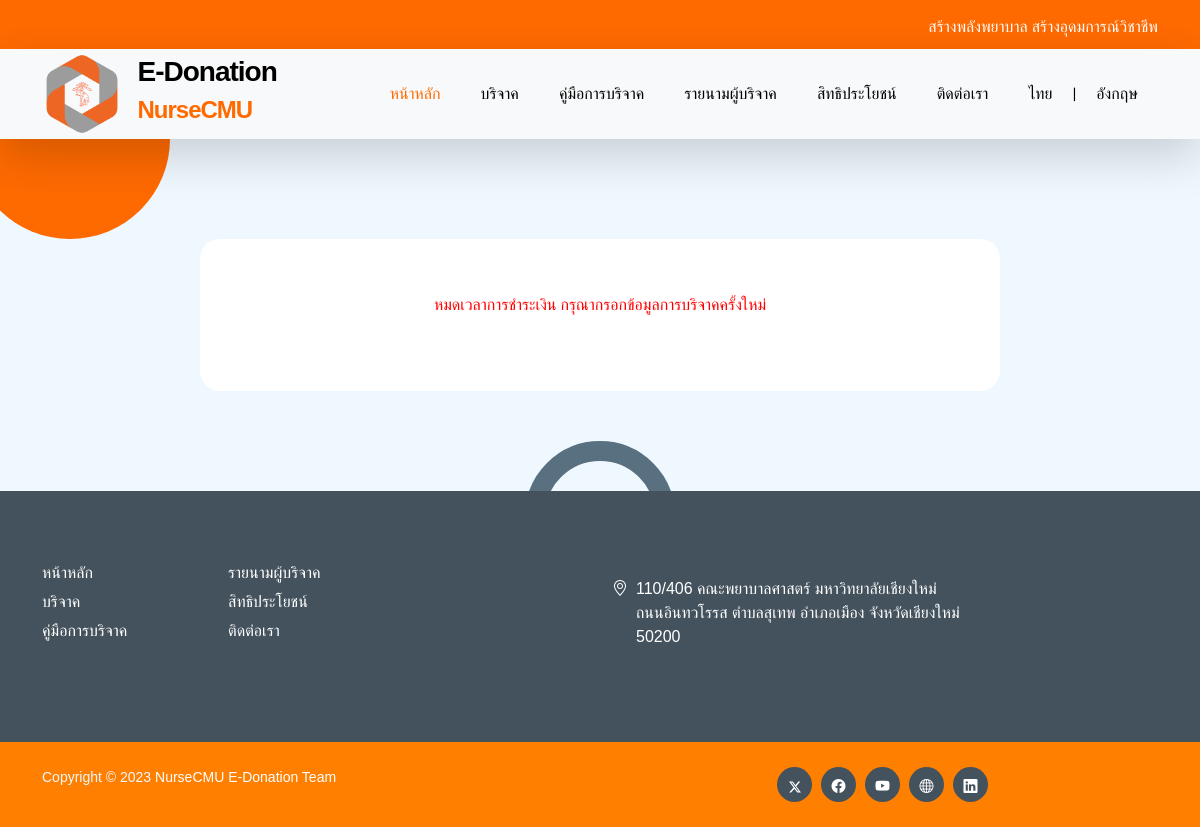
/qrgenerator.php?id=1, run on the app's committed database.
### tables this page shows
CREATE TABLE `menu_th` (
  `id` int(11) NOT NULL,
  `home` varchar(255) NOT NULL,
  `donation` varchar(255) NOT NULL,
  `donation_steps` varchar(255) NOT NULL,
  `list_of_donors` varchar(255) NOT NULL,
  `benefits` varchar(255) NOT NULL,
  `contact` varchar(255) NOT NULL,
  `obj` varchar(255) NOT NULL,
  `details_of` varchar(50) NOT NULL,
  `status_receipt` varchar(50) NOT NULL,
  `rec_email1` varchar(255) NOT NULL,
  `rec_email2` varchar(255) NOT NULL,
  `amount` varchar(255) NOT NULL,
  `name_title` varchar(255) NOT NULL,
  `donation_fullname` varchar(255) NOT NULL,
  `rec_idname` varchar(255) NOT NULL,
  `rec_tel` varchar(255) NOT NULL,
  `address` varchar(255) NOT NULL,
  `provinces` varchar(255) NOT NULL,
  `amphures` varchar(255) NOT NULL,
  `districts` varchar(255) NOT NULL,
  `submit` varchar(255) NOT NULL,
  `address_nuser` varchar(255) NOT NULL,
  `header` varchar(255) NOT NULL,
  `back` varchar(50) NOT NULL
);

### languages/th.php (called while the page is built, shortened)
<?php
require_once 'config_th/connection_l.php';
$query_menu_th = "SELECT home, donation, donation_steps, list_of_donors, benefits, contact, obj, details_of,
rec_email1, rec_email2, amount, name_title, donation_fullname, rec_idname, rec_tel,
address, provinces, amphures, districts, submit,status_receipt,address_nuser,header,back
FROM menu_th;
";
$query_details = "SELECT `edo_name`,`edo_description` FROM project_th";
try {
    $result_menu_th = $conn->query($query_menu_th);
    $menu_th = $result_menu_th->fetch(PDO::FETCH_ASSOC);
    $result_details = $conn->query($query_details);
    $details = $result_details->fetch(PDO::FETCH_ASSOC);
    $lang = array(
        "home" => $menu_th["home"],
        "donation" => $menu_th["donation"],
        "donation_steps" => $menu_th["donation_steps"],
        "list_of_donors" => $menu_th["list_of_donors"],
        "benefits" => $menu_th["benefits"],
        "contact" => $menu_th["contact"],
        "obj" => $menu_th["obj"],
        "details_of" => $menu_th["details_of"],
        "rec_email1" => $menu_th["rec_email1"],
        "rec_email2" => $menu_th["rec_email2"],
        "amount" => $menu_th["amount"],
        "name_title" => $menu_th["name_title"],
        "donation_fullname" => $menu_th["donation_fullname"],
        "rec_idname" => $menu_th["rec_idname"],
        "rec_tel" => $menu_th["rec_tel"],
        "address" => $menu_th["address"],
        "provinces" => $menu_th["provinces"],
        "amphures" => $menu_th["amphures"],
        "districts" => $menu_th["districts"],
        "submit" => $menu_th["submit"],
        "status_receipt" => $menu_th["status_receipt"],
        "address_nuser" => $menu_th["address_nuser"],
        "header" => $menu_th["header"],
        "back" => $menu_th["back"],
        "edo_name" => $details["edo_name"],
        "lang_en" => "อังกฤษ",
        "lang_th" => "ไทย"
    );
} catch (PDOException $e) {
    echo "Error: " . $e->getMessage();
}

### config_th/config_languages.php (called while the page is built, shortened)
<?php
$langFile = "languages/" . $_SESSION['lang'] . ".php";
if (file_exists($langFile)) {
    require_once $langFile;
} else {
    echo "Language file not found!";
    exit;
}

### qrgenerator.php (the view, shortened to what this page needs)
<!doctype html>
<html lang="en">
<?php require_once 'config_th/config_languages.php';
require_once 'config_th/head.php'; ?>
<body id="section_1">
    <?php require_once 'config_th/header.php';
    require_once 'config_th/nav.php'; ?>
    <main>
        <section class="cta-section section-padding section-bg">
            <div class="col-lg-8 col-12 mx-auto">
                <form class="custom-form donate-form" method="POST" action="<?php echo htmlspecialchars($_SERVER["PHP_SELF"]); ?>" role="form">
                    <?php
                    require_once 'config_th/connection.php';
                    ?>
                    <div class="container">
                        <div class="row">
                            <?php
                            $id = isset($_GET['id']) ? intval($_GET['id']) : 0;
                            $sql = "SELECT amount, rec_date_s, edo_pro_id, id, rec_time FROM receipt_2567 WHERE id = :id";
                            $stmt = $conn->prepare($sql);
                            $stmt->bindParam(':id', $id, PDO::PARAM_INT);
                            try {
                                $stmt->execute();
                                $row = $stmt->fetch(PDO::FETCH_ASSOC);
                                if ($row) {
                                    $rec_time = $row["rec_time"];
                                } else {
                                    echo "No data found.";
                                }
                            } catch (PDOException $e) {
                                echo "Error: " . $e->getMessage();
                                $amount = 0;
                            }
                            ?>
                            <div class="col-lg-12 col-12 mt-1 text-center">
                                <?php
                                if (!empty($rec_time)) {
                                    $originalTime = strtotime($rec_time);
                                    $newTime = $originalTime + 10 * 60;
                                    $newTimeFormatted = date("H:i:s", $newTime);
                                    $currentTime = time();
                                    if (strtotime($newTimeFormatted) <= $currentTime) {
                                        echo '<div style="color: red;">หมดเวลาการชำระเงิน กรุณากรอกข้อมูลการบริจาคครั้งใหม่</div>';
                                    }
                                } else {
                                    echo "ไม่มีข้อมูลเวลา.";
                                }
                                ?>
                            </div>
                        </div>
                    </div>
                    <br>
                </form>
            </div>
        </section>
    </main>
    <?php require_once('config_th/footer.php'); ?>
</body>
</html>

### config_th/header.php
<header class="site-header">
    <div class="container">
        <div class="row">
            <div class="col-lg-8 col-12 ms-auto  flex-wrap">
                <ul class="social-icon">
                    <li class="social-icon-item" style="color: white;">
                        <h7><?php echo $lang['header'] ?></h7>
                    </li>
                </ul>
            </div>
        </div>
    </div>
</header>

### config_th/nav.php (shortened to what this page needs)
<nav class="navbar navbar-expand-lg bg-light shadow-lg">
    <div class="container">
        <a class="navbar-brand" href="index?lang=<?= $_GET['lang'] ?>">
            <img src="images/logo.png" class="logo img-fluid">
            <span>
                <h4 style="margin-left: 10px;">E-Donation</h4>
                <h5 style="margin-left: 10px;">NurseCMU</h5>
            </span>
        </a>
        <div class="collapse navbar-collapse" id="navbarNav">
            <ul class="navbar-nav ms-auto">
                <li class="nav-item">
                    <a class="nav-link click-scroll" href="index?lang=<?= $_GET['lang'] ?>"><?php echo $lang['home'] ?></a>
                </li>
                <li class="nav-item">
                    <a class="nav-link click-scroll" href="index#section_2?lang=<?= $_GET['lang'] ?>"><?php echo $lang['donation'] ?></a>
                </li>
                <li class="nav-item">
                    <a class="nav-link click-scroll" href="#" data-bs-toggle="modal" data-bs-target="#staticBackdrop"><?php echo $lang['donation_steps'] ?></a>
                </li>
                <li class="nav-item">
                    <a class="nav-link click-scroll" href="invoice?lang=<?= $_GET['lang'] ?>"><?php echo $lang['list_of_donors'] ?></a>
                </li>
                <li class="nav-item">
                    <a class="nav-link " href="service?lang=<?= $_GET['lang'] ?>"><?php echo $lang['benefits'] ?></a>
                </li>
                <li class="nav-item">
                    <a class="nav-link click-scroll" href="index#section_4?lang=<?= $_GET['lang'] ?>"><?php echo $lang['contact'] ?></a>
                </li>
                <li class="nav-item">
                    <a class="nav-link click-scroll" href="index?lang=th"><?php echo $lang['lang_th'] ?></a>|<a class="nav-link click-scroll" href="index?lang=en"><?php echo $lang['lang_en'] ?></a>
                </li>
            </ul>
        </div>
    </div>
</nav>

### config_th/footer.php
<footer class="site-footer">
    <div class="container">
        <div class="row">
            <div class="col-lg-4 col-md-6 col-12 mb-4">
                <ul class="footer-menu">
                    <li class="footer-menu-item"><a href="index?lang=<?= $_GET['lang'] ?>" class="footer-menu-link"><?php echo $lang['home'] ?></a></li>
                    <li class="footer-menu-item"><a href="index#section_2?lang=<?= $_GET['lang'] ?>" class="footer-menu-link"><?php echo $lang['donation'] ?></a></li>
                    <li class="footer-menu-item"><a href="index.php#section_3" class="footer-menu-link"><?php echo $lang['donation_steps'] ?></a></li>
                    <li class="footer-menu-item"><a href="invoice?lang=<?= $_GET['lang'] ?>" class="footer-menu-link"><?php echo $lang['list_of_donors'] ?></a></li>
                    <li class="footer-menu-item"><a href="service?lang=<?= $_GET['lang'] ?>" class="footer-menu-link"><?php echo $lang['benefits'] ?></a></li>
                    <li class="footer-menu-item"><a href="index#section_4?lang=<?= $_GET['lang'] ?>" class="footer-menu-link"><?php echo $lang['contact'] ?></a></li>
                </ul>
            </div>
            <div class="col-lg-4 col-md-6 col-12 mx-auto">
                <p class="text-white d-flex mt-3">
                    <i class="bi-geo-alt me-2"></i>
                    <?php echo $lang['address_nuser'] ?>
                </p>
            </div>
        </div>
    </div>
    <div class="site-footer-bottom">
        <div class="container">
            <div class="row">
                <div class="col-lg-6 col-md-7 col-12">
                    <p class="copyright-text mb-0">Copyright © 2023 <a href="#">NurseCMU E-Donation Team </a></p>
                </div>
                <div class="col-lg-6 col-md-5 col-12 d-flex justify-content-center align-items-center mx-auto">
                    <ul class="social-icon">
                        <li class="social-icon-item">
                            <a href="https://twitter.com/nursecmu" class="social-icon-link"><svg xmlns="http://www.w3.org/2000/svg" width="12" height="12" fill="currentColor" class="bi bi-twitter-x" viewBox="0 0 16 16">
                                    <path d="M12.6.75h2.454l-5.36 6.142L16 15.25h-4.937l-3.867-5.07-4.425 5.07H.316l5.733-6.57L0 .75h5.063l3.495 4.633L12.601.75Zm-.86 13.028h1.36L4.323 2.145H2.865l8.875 11.633Z" />
                                </svg></a>
                        </li>
                        <li class="social-icon-item">
                            <a href="https://th-th.facebook.com/nursecmu/" class="social-icon-link bi-facebook"></a>
                        </li>
                        <li class="social-icon-item">
                            <a href="https://www.youtube.com/channel/UCrsvXl143w91ND6BjGn9cZw" class="social-icon-link bi-youtube"></a>
                        </li>
                        <li class="social-icon-item">
                            <a href="https://www.nurse.cmu.ac.th/web/Default.aspx" class="social-icon-link bi-globe"></a>
                        </li>
                        <li class="social-icon-item">
                            <a href="#" class="social-icon-link bi-linkedin"></a>
                        </li>
                    </ul>
                </div>
            </div>
        </div>
    </div>
</footer>

### css/templatemo-kind-heart-charity.css (style rules this page uses)
:root { --white-color: #ffffff; --primary-color: #ff6a00; --secondary-color: #ff7f00; --section-bg-color: #f0f8ff; --site-footer-bg-color: #44525d; --custom-btn-bg-color: #597081; --custom-btn-bg-hover-color: #ff6a00; --dark-color: #000000; --p-color: #000000; --border-color: #e9eaeb; --body-font-family: 'IBM Plex Sans Thai', sans-serif; --h1-font-size: 52px; --h2-font-size: 46px; --h3-font-size: 32px; --h4-font-size: 28px; --h5-font-size: 24px; --h6-font-size: 22px; --p-font-size: 16px; --btn-font-size: 18px; --copyright-font-size: 14px; --border-radius-large: 100px; --border-radius-medium: 20px; --border-radius-small: 10px; --font-weight-light: 300; --font-weight-normal: 400; --font-weight-semibold: 600; --font-weight-bold: 700; }
body { background-color: var(--white-color); font-family: var(--body-font-family); }
h2, h3, h4, h5, h6 { color: var(--dark-color); }
h1, h2, h3, h4, h5, h6 { font-weight: var(--font-weight-semibold); letter-spacing: -1px; }
h4 { font-size: var(--h4-font-size); }
h5 { color: var(--primary-color); font-size: var(--h5-font-size); }
p { color: var(--p-color); font-size: var(--p-font-size); font-weight: var(--font-weight-light); }
ul li { color: var(--p-color); font-size: var(--p-font-size); font-weight: var(--font-weight-normal); }
a, button { touch-action: manipulation; transition: all 0.3s; }
a { color: var(--p-color); text-decoration: none; }
.section-padding { padding-top: 100px; padding-bottom: 100px; }
.section-bg { background-color: var(--section-bg-color); }
.navbar { background: var(--white-color); z-index: 9; padding-top: 0; padding-bottom: 0; }
.navbar-brand { color: var(--primary-color); font-size: var(--h6-font-size); font-weight: var(--font-weight-bold); }
.navbar-brand span { display: inline-block; vertical-align: middle; }
.logo { width: 80px; height: auto; }
.navbar-expand-lg .navbar-nav .nav-link { margin-right: 0; margin-left: 0; padding: 20px; }
.navbar-nav .nav-link { display: inline-block; color: var(--p-color); font-size: var(--p-font-size); font-weight: var(--font-weight-medium); position: relative; padding-top: 15px; padding-bottom: 15px; }
.navbar-nav .nav-link.active, .navbar-nav .nav-link:hover { background: transparent; color: var(--primary-color); }
.site-header { background: var(--primary-color); padding-top: 15px; padding-bottom: 10px; }
.site-header .social-icon { text-align: right; }
.donate-form { background: var(--white-color); border-radius: var(--border-radius-medium); position: relative; overflow: hidden; padding: 50px; }
.cta-section { position: relative; overflow: hidden; }
.cta-section::before { content: ""; background-color: var(--primary-color); border-radius: 50%; position: absolute; top: -100px; left: -30px; margin: auto; width: 200px; height: 200px; }
.cta-section::after { content: ""; border: 20px solid var(--custom-btn-bg-color); border-radius: 50%; position: absolute; bottom: -100px; right: 0; left: 0; margin: auto; width: 150px; height: 150px; }
.site-footer { background-color: var(--site-footer-bg-color); padding-top: 70px; }
.site-footer-bottom { background-color: var(--secondary-color); position: relative; z-index: 2; margin-top: 70px; padding-top: 25px; padding-bottom: 25px; }
.site-footer-bottom a { color: var(--white-color); }
.copyright-text { color: var(--section-bg-color); font-size: var(--copyright-font-size); margin-right: 30px; }
.footer-menu { column-count: 2; margin: 0; padding: 0; }
.footer-menu-item { list-style: none; display: block; }
.footer-menu-link { font-size: var(--p-font-size); color: var(--white-color); display: inline-block; vertical-align: middle; margin-right: 10px; margin-bottom: 5px; }
.social-icon { margin: 0; padding: 0; }
.social-icon-item { list-style: none; display: inline-block; vertical-align: top; }
.social-icon-link { background: var(--site-footer-bg-color); border-radius: var(--border-radius-large); color: var(--white-color); font-size: var(--copyright-font-size); display: block; margin-right: 5px; text-align: center; width: 35px; height: 35px; line-height: 38px; }

### data on the page
menu_th: header "สร้างพลังพยาบาล สร้างอุดมการณ์วิชาชีพ", home "หน้าหลัก", donation "บริจาค", donation_steps "คู่มือการบริจาค", list_of_donors "รายนามผู้บริจาค", benefits "สิทธิประโยชน์", contact "ติดต่อเรา", address_nuser "110/406 คณะพยาบาลศาสตร์ มหาวิทยาลัยเชียงใหม่ ถนนอินทวโรรส ตำบลสุเทพ อำเภอเมือง จังหวัดเชียงใหม่ 50200"

### other printed values
$lang['lang_th'] "ไทย"
$lang['lang_en'] "อังกฤษ"
